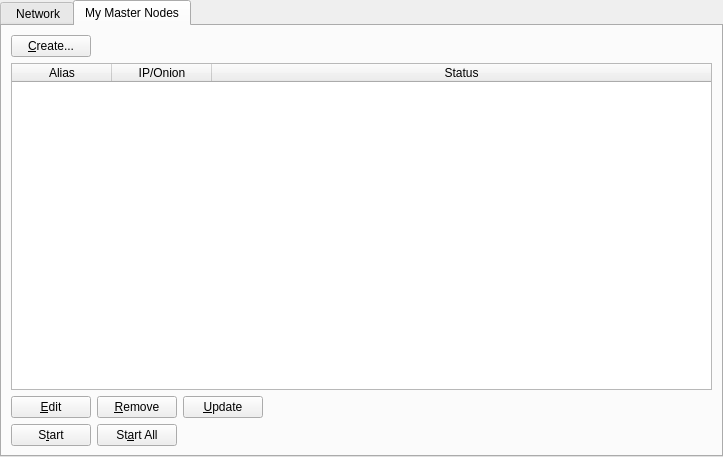
<?xml version="1.0" encoding="UTF-8"?>
<ui version="4.0">
 <class>MasternodeManager</class>
 <widget class="QWidget" name="MasternodeManager">
  <property name="geometry">
   <rect>
    <x>0</x>
    <y>0</y>
    <width>723</width>
    <height>457</height>
   </rect>
  </property>
  <property name="windowTitle">
   <string>Form</string>
  </property>
  <layout class="QVBoxLayout" name="topLayout">
   <property name="leftMargin">
    <number>0</number>
   </property>
   <property name="topMargin">
    <number>0</number>
   </property>
   <property name="rightMargin">
    <number>0</number>
   </property>
   <property name="bottomMargin">
    <number>0</number>
   </property>
   <item>
    <layout class="QVBoxLayout" name="verticalLayout">
     <property name="bottomMargin">
      <number>0</number>
     </property>
     <item>
      <widget class="QTabWidget" name="tabWidget">
       <property name="currentIndex">
        <number>1</number>
       </property>
       <widget class="QWidget" name="tab">
        <attribute name="title">
         <string> Network</string>
        </attribute>
        <layout class="QGridLayout" name="gridLayout">
         <item row="1" column="0">
          <widget class="QTableWidget" name="tableWidget">
           <property name="editTriggers">
            <set>QAbstractItemView::NoEditTriggers</set>
           </property>
           <property name="alternatingRowColors">
            <bool>true</bool>
           </property>
           <property name="selectionBehavior">
            <enum>QAbstractItemView::SelectRows</enum>
           </property>
           <property name="sortingEnabled">
            <bool>true</bool>
           </property>
           <attribute name="horizontalHeaderStretchLastSection">
            <bool>true</bool>
           </attribute>
           <column>
            <property name="text">
             <string>Address</string>
            </property>
           </column>
           <column>
            <property name="text">
             <string>Rank</string>
            </property>
           </column>
           <column>
            <property name="text">
             <string>Active</string>
            </property>
           </column>
           <column>
            <property name="text">
             <string>Active (secs)</string>
            </property>
           </column>
           <column>
            <property name="text">
             <string>Last Seen</string>
            </property>
           </column>
           <column>
            <property name="text">
             <string>Pubkey</string>
            </property>
           </column>
          </widget>
         </item>
         <item row="0" column="0">
          <layout class="QHBoxLayout" name="horizontalLayout_3">
           <property name="bottomMargin">
            <number>0</number>
           </property>
           <item>
            <widget class="QLabel" name="label_2">
             <property name="text">
              <string> Node Count:</string>
             </property>
            </widget>
           </item>
           <item>
            <widget class="QLabel" name="countLabel">
             <property name="text">
              <string>0</string>
             </property>
            </widget>
           </item>
           <item>
            <spacer name="horizontalSpacer_3">
             <property name="orientation">
              <enum>Qt::Horizontal</enum>
             </property>
             <property name="sizeHint" stdset="0">
              <size>
               <width>40</width>
               <height>20</height>
              </size>
             </property>
            </spacer>
           </item>
          </layout>
         </item>
        </layout>
       </widget>
       <widget class="QWidget" name="tab_2">
        <attribute name="title">
         <string>My Master Nodes</string>
        </attribute>
        <layout class="QGridLayout" name="gridLayout_2">
         <item row="0" column="0">
          <layout class="QVBoxLayout" name="verticalLayout_2">
           <property name="bottomMargin">
            <number>0</number>
           </property>
           <item>
            <layout class="QHBoxLayout" name="horizontalLayout">
             <item>
              <widget class="QPushButton" name="createButton">
               <property name="text">
                <string>&amp;Create...</string>
               </property>
              </widget>
             </item>
             <item>
              <spacer name="horizontalSpacer">
               <property name="orientation">
                <enum>Qt::Horizontal</enum>
               </property>
               <property name="sizeHint" stdset="0">
                <size>
                 <width>40</width>
                 <height>20</height>
                </size>
               </property>
              </spacer>
             </item>
            </layout>
           </item>
           <item>
            <widget class="QTableWidget" name="tableWidget_2">
             <property name="minimumSize">
              <size>
               <width>695</width>
               <height>0</height>
              </size>
             </property>
             <property name="editTriggers">
              <set>QAbstractItemView::NoEditTriggers</set>
             </property>
             <property name="alternatingRowColors">
              <bool>true</bool>
             </property>
             <property name="selectionMode">
              <enum>QAbstractItemView::SingleSelection</enum>
             </property>
             <property name="selectionBehavior">
              <enum>QAbstractItemView::SelectRows</enum>
             </property>
             <attribute name="horizontalHeaderStretchLastSection">
              <bool>true</bool>
             </attribute>
             <column>
              <property name="text">
               <string>Alias</string>
              </property>
             </column>
             <column>
              <property name="text">
               <string>IP/Onion</string>
              </property>
             </column>
             <column>
              <property name="text">
               <string>Status</string>
              </property>
             </column>
            </widget>
           </item>
           <item>
            <layout class="QHBoxLayout" name="horizontalLayout_2">
             <property name="bottomMargin">
              <number>0</number>
             </property>
             <item>
              <widget class="QPushButton" name="editButton">
               <property name="text">
                <string>&amp;Edit</string>
               </property>
              </widget>
             </item>
             <item>
              <widget class="QPushButton" name="removeButton">
               <property name="text">
                <string>&amp;Remove</string>
               </property>
              </widget>
             </item>
             <item>
              <widget class="QPushButton" name="UpdateButton">
               <property name="text">
                <string>&amp;Update</string>
               </property>
              </widget>
             </item>
             <item>
              <spacer name="horizontalSpacer_2">
               <property name="orientation">
                <enum>Qt::Horizontal</enum>
               </property>
               <property name="sizeHint" stdset="0">
                <size>
                 <width>40</width>
                 <height>20</height>
                </size>
               </property>
              </spacer>
             </item>
            </layout>
           </item>
           <item>
            <layout class="QHBoxLayout" name="horizontalLayout_4">
             <property name="bottomMargin">
              <number>0</number>
             </property>
            </layout>
           </item>
           <item>
            <layout class="QHBoxLayout" name="horizontalLayout_5">
             <property name="bottomMargin">
              <number>0</number>
             </property>
             <item>
              <widget class="QPushButton" name="startButton">
               <property name="text">
                <string>S&amp;tart</string>
               </property>
              </widget>
             </item>
             <item>
              <widget class="QPushButton" name="startAllButton">
               <property name="text">
                <string>St&amp;art All</string>
               </property>
              </widget>
             </item>
             <item>
              <spacer name="horizontalSpacer_5">
               <property name="orientation">
                <enum>Qt::Horizontal</enum>
               </property>
               <property name="sizeHint" stdset="0">
                <size>
                 <width>40</width>
                 <height>20</height>
                </size>
               </property>
              </spacer>
             </item>
            </layout>
           </item>
          </layout>
         </item>
        </layout>
       </widget>
      </widget>
     </item>
    </layout>
   </item>
  </layout>
 </widget>
 <resources/>
 <connections/>
</ui>
